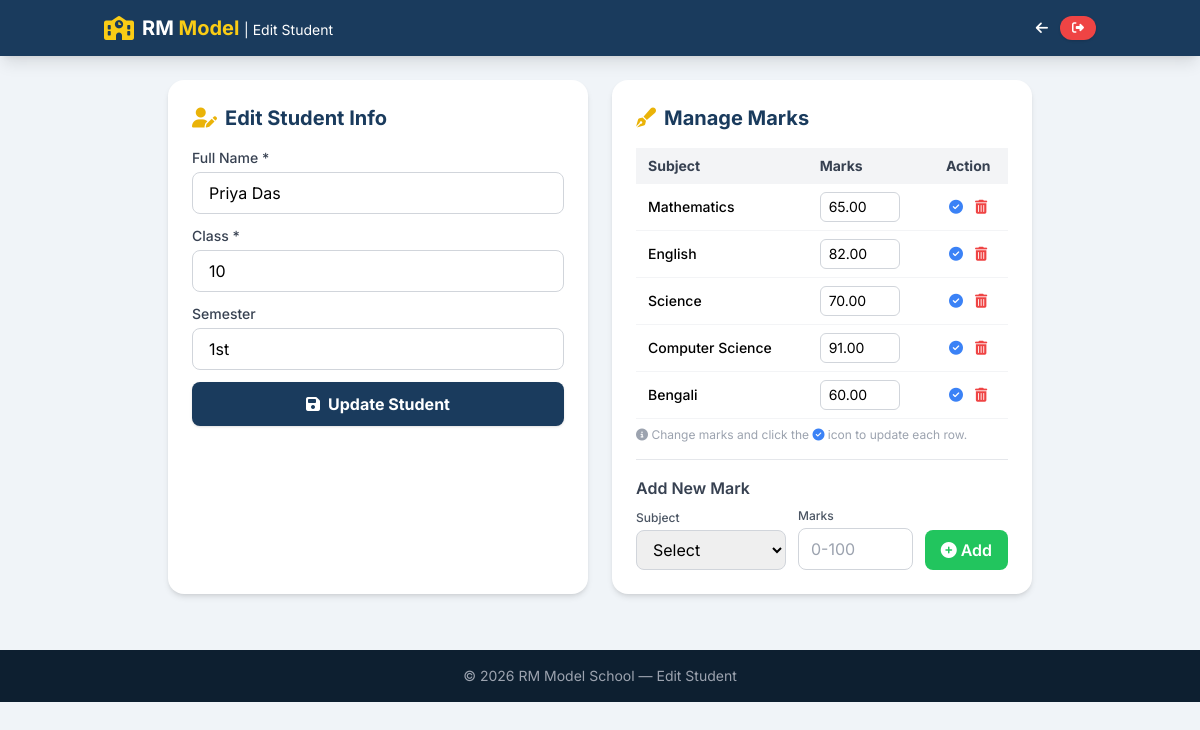
Screenshot of /edit_student.php?id=2 (signed in) with the database file from the repository.
### tables this page shows
CREATE TABLE students (
    id INT AUTO_INCREMENT PRIMARY KEY,
    name VARCHAR(100) NOT NULL,
    class VARCHAR(20) NOT NULL,
    semester VARCHAR(10)
);

CREATE TABLE marks (
    id INT AUTO_INCREMENT PRIMARY KEY,
    student_id INT NOT NULL,
    subject_id INT NOT NULL,
    marks_obtained DECIMAL(5,2) NOT NULL,
    max_marks DECIMAL(5,2) DEFAULT 100,
    FOREIGN KEY (student_id) REFERENCES students(id) ON DELETE CASCADE,
    FOREIGN KEY (subject_id) REFERENCES subjects(id) ON DELETE CASCADE
);

CREATE TABLE subjects (
    id INT AUTO_INCREMENT PRIMARY KEY,
    subject_name VARCHAR(50) NOT NULL
);

### edit_student.php (the view, shortened to what this page needs)
<?php
require_once 'config.php';
$id = isset($_GET['id']) ? (int)$_GET['id'] : 0;
$stmt = $pdo->prepare("SELECT * FROM students WHERE id = ?");
$stmt->execute([$id]);
$student = $stmt->fetch();
$marks_stmt = $pdo->prepare("
    SELECT m.id, m.marks_obtained, s.id as subject_id, s.subject_name
    FROM marks m
    JOIN subjects s ON m.subject_id = s.id
    WHERE m.student_id = ?
");
$marks_stmt->execute([$id]);
$existing_marks = $marks_stmt->fetchAll();
?>
<!DOCTYPE html>
<html lang="en">
<head>
    <script src="https://cdn.tailwindcss.com"></script>
    <link rel="stylesheet" href="https://cdnjs.cloudflare.com/ajax/libs/font-awesome/6.5.0/css/all.min.css" />
</head>
<body>
    <nav class="bg-[#1a3b5d] text-white shadow-lg sticky top-0 z-40">
        <div class="container mx-auto px-4 py-3 flex flex-wrap items-center justify-between">
            <div class="flex items-center gap-2">
                <i class="fas fa-school text-yellow-400 text-2xl"></i>
                <span class="text-xl font-bold">RM <span class="text-yellow-400">Model</span> <span class="hidden sm:inline text-sm font-normal">| Edit Student</span></span>
            </div>
            <div class="flex items-center gap-3">
                <a href="dashboard.php" class="text-white hover:text-yellow-400 transition text-sm flex items-center gap-1">
                    <i class="fas fa-arrow-left"></i> <span class="hidden xs:inline">Back to Dashboard</span>
                </a>
                <a href="logout.php" class="bg-red-500 hover:bg-red-600 text-white px-3 py-1.5 rounded-full text-xs font-semibold transition shadow flex items-center gap-1">
                    <i class="fas fa-sign-out-alt"></i> <span class="hidden xs:inline">Logout</span>
                </a>
            </div>
        </div>
    </nav>
    <div class="container mx-auto px-4 py-6 max-w-4xl">
        <div class="grid grid-cols-1 lg:grid-cols-2 gap-6">
            <div class="form-card bg-white p-6 rounded-2xl shadow-md">
                <h2 class="text-xl font-bold text-[#1a3b5d] mb-4 flex items-center gap-2">
                    <i class="fas fa-user-edit text-yellow-500"></i> Edit Student Info
                </h2>
                <form method="POST">
                    <div class="space-y-3">
                        <div>
                            <label class="block text-sm font-medium text-gray-700 mb-1">Full Name *</label>
                            <input type="text" name="name" value="<?= htmlspecialchars($student['name']) ?>" class="w-full px-4 py-2 border border-gray-300 rounded-lg focus:ring-2 focus:ring-[#1a3b5d] focus:border-transparent" required>
                        </div>
                        <div>
                            <label class="block text-sm font-medium text-gray-700 mb-1">Class *</label>
                            <input type="text" name="class" value="<?= htmlspecialchars($student['class']) ?>" class="w-full px-4 py-2 border border-gray-300 rounded-lg focus:ring-2 focus:ring-[#1a3b5d] focus:border-transparent" required>
                        </div>
                        <div>
                            <label class="block text-sm font-medium text-gray-700 mb-1">Semester</label>
                            <input type="text" name="semester" value="<?= htmlspecialchars($student['semester']) ?>" class="w-full px-4 py-2 border border-gray-300 rounded-lg focus:ring-2 focus:ring-[#1a3b5d] focus:border-transparent">
                        </div>
                        <button type="submit" name="update_student" class="w-full bg-[#1a3b5d] hover:bg-[#2a5f7a] text-white font-bold py-2.5 rounded-lg transition shadow flex items-center justify-center gap-2">
                            <i class="fas fa-save"></i> Update Student
                        </button>
                    </div>
                </form>
            </div>
            <div class="form-card bg-white p-6 rounded-2xl shadow-md">
                <h2 class="text-xl font-bold text-[#1a3b5d] mb-4 flex items-center gap-2">
                    <i class="fas fa-pen-fancy text-yellow-500"></i> Manage Marks
                </h2>
                <?php if (count($existing_marks) > 0): ?>
                    <form method="POST" class="mb-4">
                        <table class="w-full text-sm marks-table">
                            <thead class="bg-gray-100 text-gray-700">
                                <tr>
                                    <th class="px-3 py-2 text-left">Subject</th>
                                    <th class="px-3 py-2 text-left">Marks</th>
                                    <th class="px-3 py-2 text-center">Action</th>
                                </tr>
                            </thead>
                            <tbody>
                                <?php foreach ($existing_marks as $mark): ?>
                                    <tr class="border-b border-gray-100">
                                        <td class="px-3 py-2 font-medium"><?= htmlspecialchars($mark['subject_name']) ?></td>
                                        <td class="px-3 py-2">
                                            <input type="number" name="marks[<?= $mark['id'] ?>]" value="<?= $mark['marks_obtained'] ?>" min="0" max="100" class="w-20 px-2 py-1 border border-gray-300 rounded-md focus:ring-1 focus:ring-[#1a3b5d]">
                                        </td>
                                        <td class="px-3 py-2 text-center">
                                            <button type="submit" name="update_marks" class="text-blue-500 hover:text-blue-700 mr-2" title="Update this mark">
                                                <i class="fas fa-check-circle"></i>
                                            </button>
                                            <button type="submit" name="delete_mark" value="<?= $mark['id'] ?>" class="text-red-500 hover:text-red-700" title="Delete this mark" onclick="return confirm('Delete this mark?')">
                                                <i class="fas fa-trash-alt"></i>
                                            </button>
                                        </td>
                                    </tr>
                                <?php endforeach; ?>
                            </tbody>
                        </table>
                        <p class="text-xs text-gray-400 mt-2"><i class="fas fa-info-circle"></i> Change marks and click the <i class="fas fa-check-circle text-blue-500"></i> icon to update each row.</p>
                    </form>
                <?php else: ?>
                    <p class="text-gray-400 text-sm mb-4">No marks added for this student yet.</p>
                <?php endif; ?>
                <hr class="my-4">
                <h4 class="font-semibold text-gray-700 mb-2">Add New Mark</h4>
                <form method="POST" class="flex flex-wrap items-end gap-3">
                    <div class="flex-1 min-w-[150px]">
                        <label class="block text-xs font-medium text-gray-600 mb-1">Subject</label>
                        <select name="subject_id" class="w-full px-3 py-2 border border-gray-300 rounded-lg focus:ring-2 focus:ring-[#1a3b5d]" required>
                            <option value="">Select</option>
                        </select>
                    </div>
                    <div class="flex-1 min-w-[100px]">
                        <label class="block text-xs font-medium text-gray-600 mb-1">Marks</label>
                        <input type="number" name="marks_obtained" placeholder="0-100" min="0" max="100" class="w-full px-3 py-2 border border-gray-300 rounded-lg focus:ring-2 focus:ring-[#1a3b5d]" required>
                    </div>
                    <button type="submit" name="add_mark" class="bg-green-500 hover:bg-green-600 text-white px-4 py-2 rounded-lg font-semibold transition flex items-center gap-1">
                        <i class="fas fa-plus-circle"></i> Add
                    </button>
                </form>
            </div>
        </div>
    </div>
    <footer class="bg-[#0d1f30] text-gray-400 py-4 mt-8">
        <div class="container mx-auto px-4 text-center text-sm">
            &copy; <?= date('Y') ?> RM Model School — Edit Student
        </div>
    </footer>
</body>
</html>

### edit_student.php (style rules this page uses)
body { font-family: 'Inter', sans-serif; background: #f0f4f8; }
.form-card { transition: all 0.3s ease; }

### rows the page displays
students: name "Priya Das", class "10", semester "1st"
marks: subject.subject_name "Mathematics", marks_obtained "65.00", $mark['id'] 6 (drawn)
marks: subject.subject_name "English", marks_obtained "82.00", $mark['id'] 7 (drawn)
marks: subject.subject_name "Science", marks_obtained "70.00", $mark['id'] 8 (drawn)
marks: subject.subject_name "Computer Science", marks_obtained "91.00", $mark['id'] 9 (drawn)
marks: subject.subject_name "Bengali", marks_obtained "60.00", $mark['id'] 10 (drawn)
